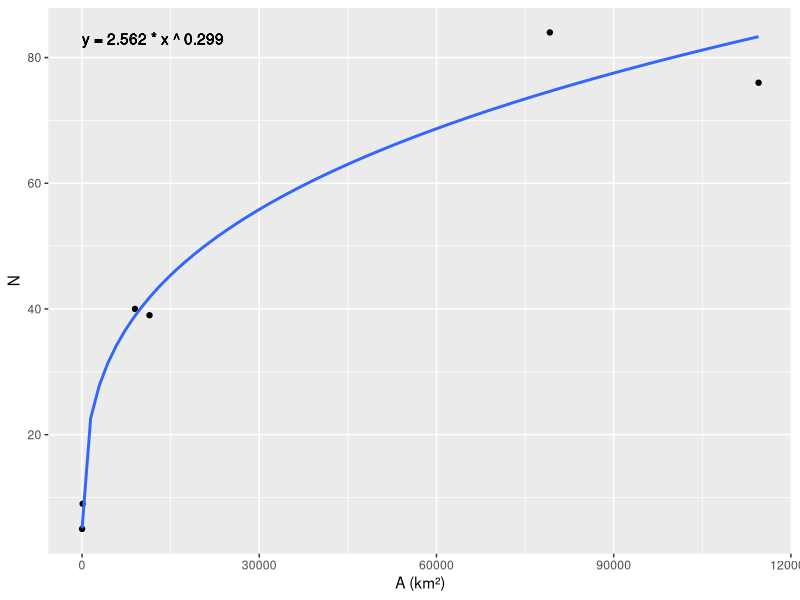

Recreate this plot in R.
library( ggplot2 )

x <- c( 10, 103, 8959, 11424, 79192, 114524 )
y <- c( 5, 9, 40, 39, 84, 76 )

df <- data.frame( x, y )

modelo <- nls(
  formula = y ~ a * x ^ b,
  data = df,
  start = list( a = 0.1, b = 0.1 )
)

a <- summary( modelo )$coefficients[ 1 ]
b <- summary( modelo )$coefficients[ 2 ]

texto <- sprintf( 'y = %.3f * x ^ %.3f', a, b )

ggplot(df, aes( x, y )) +
  geom_point() +
  geom_smooth( 
    method = 'nls', 
    formula = y ~ a * x ^ b, 
    method.args = list( start = c( a = 0.1, b = 0.1) ), 
    se = FALSE
  ) + 
  xlab( 'A (km²)' ) + 
  ylab( 'N' ) +
  geom_text( 
    aes( x = min( x ), y = max( y ), label = texto), 
    hjust = 0, 
    vjust = 1 
  )
